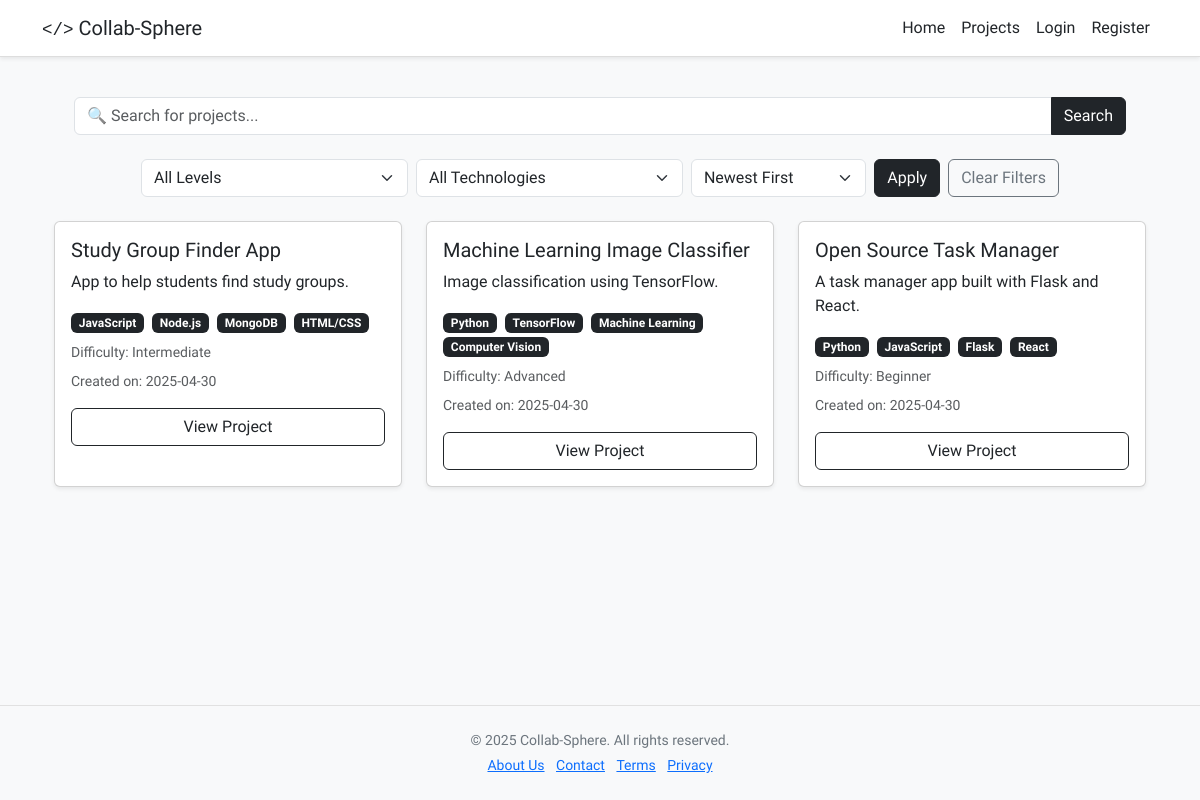
Page /project on the earlier database version.
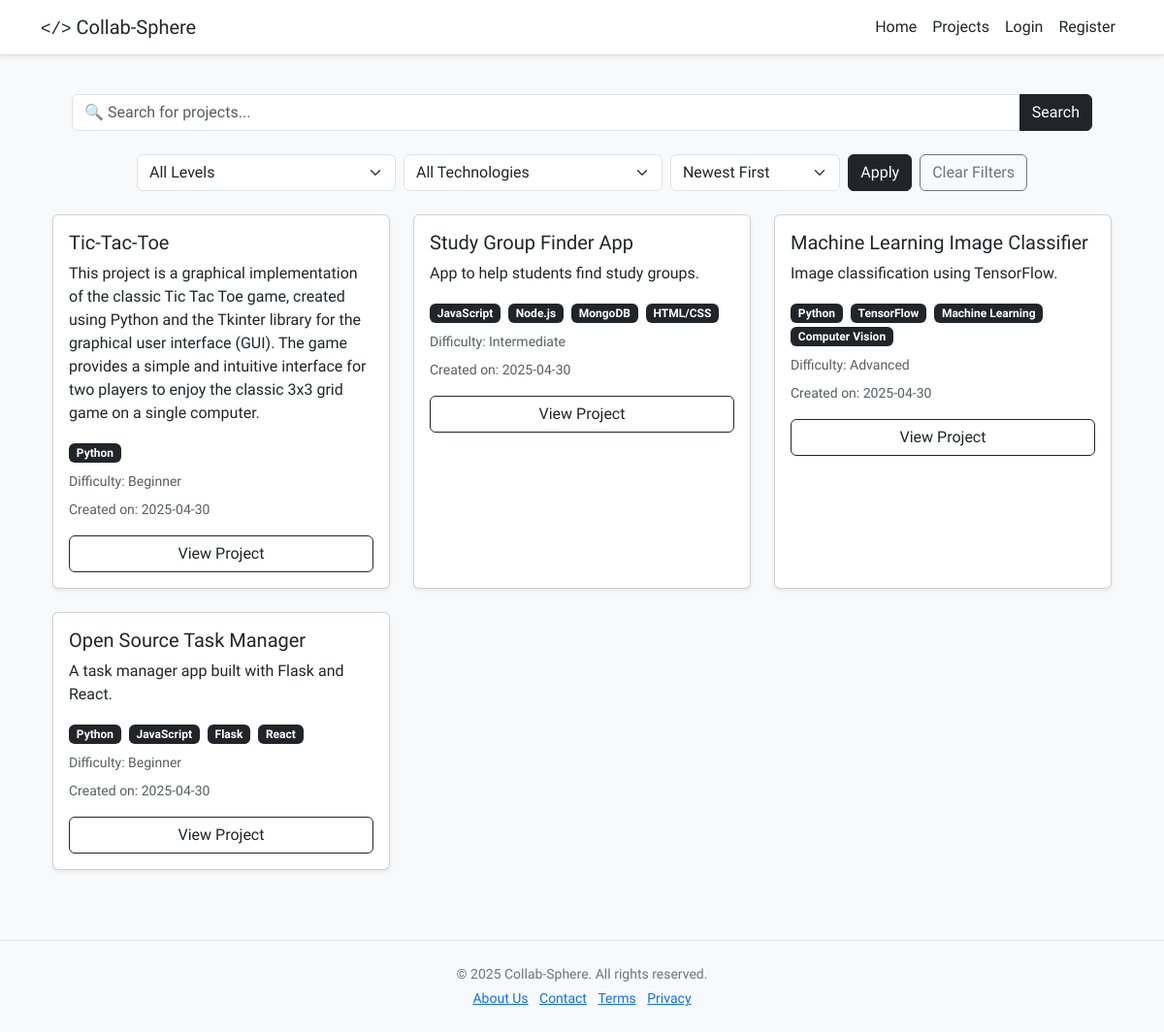
Same page on the later database version.
### models.py (models this page shows, shortened)
class Project(db.Model):
    id = db.Column(db.Integer, primary_key=True)
    title = db.Column(db.String(100), nullable=False)
    description = db.Column(db.Text, nullable=False)
    difficulty = db.Column(db.String(50), nullable=False)
    repo_url = db.Column(db.String(300), nullable=False)
    user_id = db.Column(db.Integer, db.ForeignKey('user.id'), nullable=False)
    created_at = db.Column(db.DateTime, default=datetime.utcnow)
    skills = db.relationship('Skill', secondary=project_skills, lazy='subquery',
                            backref=db.backref('projects', lazy=True))
    interests = db.relationship('Interest', backref='project', lazy='dynamic',
                                cascade='all, delete-orphan')
    comments = db.relationship('Comment', backref='project', lazy='dynamic',
                                cascade='all, delete-orphan')

class Skill(db.Model):
    id = db.Column(db.Integer, primary_key=True)
    name = db.Column(db.String(64), unique=True)

### controllers/project.py (the view)
@project_bp.route('/project')
def project():
    projects = Project.query.all()
    search_query = request.args.get("search", "").strip().lower()
    difficulty = request.args.get("skill_level", "All")
    technology = request.args.get("technology", "All")
    sort_by = request.args.get("sort", "desc")
    projects_query = Project.query
    if search_query:
        projects_query = projects_query.filter(
            Project.title.ilike(f"%{search_query}%") |
            Project.description.ilike(f"%{search_query}%")
        )
    if difficulty != "All":
        projects_query = projects_query.filter(Project.difficulty == difficulty)
    if technology != "All":
        projects_query = projects_query.join(Project.skills).filter(Skill.name == technology)
    if sort_by == "asc":
        projects_query = projects_query.order_by(Project.created_at.asc())
    else:
        projects_query = projects_query.order_by(Project.created_at.desc())
    all_skills = Skill.query.order_by(Skill.name).all()
    projects = projects_query.all()
    return render_template('projects.html', projects=projects,
                            skills=all_skills,
                            search_query=search_query,
                            difficulty=difficulty,
                            technology=technology,
                            sort_by=sort_by)

### templates/projects.html (shortened to what this page needs)
{% extends "base.html" %}
{% block content %}
<div class="container py-4">
    <form method="get" class="mb-4">
        <div class="row g-2 align-items-center justify-content-center">
            <div class="row mb-3">
                <div class="col-12">
                    <div class="input-group">
                        <input type="text" name="search" class="form-control rounded-start" placeholder="🔍 Search for projects..." value="{{ search_query }}">
                        <button type="submit" class="btn btn-dark rounded-end">Search</button>
                    </div>
                </div>
            </div>
            <div class="col-md-3">
                <select name="skill_level" class="form-select">
                    <option value="All" {% if difficulty == 'All' %}selected{% endif %}>All Levels</option>
                </select>
            </div>
            <div class="col-md-3">
                <select name="technology" class="form-select">
                    <option value="All" {% if technology == 'All' %}selected{% endif %}>All Technologies</option>
                </select>
            </div>
            <div class="col-md-2">
                <select name="sort" class="form-select">
                    <option value="desc" {% if sort_by == 'desc' %}selected{% endif %}>Newest First</option>
                </select>
            </div>
            <div class="col-auto">
                <button type="submit" class="btn btn-dark">Apply</button>
            </div>
            <div class="col-auto">
                <a href="{{ url_for('project.project') }}" class="btn btn-outline-secondary">Clear Filters</a>
            </div>
        </div>
    </form>
    <div class="row">
        {% if projects %}
            {% for project in projects %}
            <div class="col-md-4 mb-4">
                <div class="card shadow-sm h-100">
                    <div class="card-body">
                        <h5 class="card-title">{{ project.title }}</h5>
                        <p class="card-text">{{ project.description }}</p>
                        <div class="mb-2">
                            {% for skill in project.skills %}
                            <span class="badge bg-dark text-white">{{ skill.name }}</span>
                            {% endfor %}
                        </div>
                        <div class="text-muted small mb-2">Difficulty: {{ project.difficulty }}</div>
                        <div class="text-muted small">Created on: {{ project.created_at.strftime('%Y-%m-%d') }}</div>
                        <a class="btn btn-outline-dark w-100 mt-3" href="{{ url_for('project.project_detail', project_id=project.id) }}">
                            View Project
                        </a>
                    </div>
                </div>
            </div>
            {% endfor %}
        {% else %}
            <div class="col-12">
                <p>No projects found matching your criteria.</p>
            </div>
        {% endif %}
    </div>
</div>
{% endblock %}

### templates/base.html (shortened to what this page needs)
<!DOCTYPE html>
<html lang="en">
<head>
    <link href="https://cdn.jsdelivr.net/npm/@ttskch/select2-bootstrap4-theme@1.5.2/dist/select2-bootstrap4.min.css" rel="stylesheet" />
    <link href="https://cdn.jsdelivr.net/npm/select2@4.1.0-rc.0/dist/css/select2.min.css" rel="stylesheet" />
    <link href="https://cdn.jsdelivr.net/npm/bootstrap@5.3.0/dist/css/bootstrap.min.css" rel="stylesheet">
    <link rel="stylesheet" href="https://cdnjs.cloudflare.com/ajax/libs/bootstrap-icons/1.11.1/font/bootstrap-icons.min.css">
</head>
<body>
<nav class="navbar navbar-expand-lg navbar-light bg-white shadow-sm">
    <div class="container">
        <a class="navbar-brand" id="brand" href="/"> <code>&lt;/&gt;</code> Collab-Sphere</a>
        <div class="collapse navbar-collapse justify-content-end" id="navbarNav">
            <ul class="navbar-nav">
                {% if current_user.is_authenticated %}
                    <li class="nav-item"><a class="nav-link" href="/">Home</a></li>
                    <li class="nav-item"><a class="nav-link" href="{{ url_for('project.project') }}">Projects</a></li>
                    <li class="nav-item dropdown ms-3">
                        <a class="nav-link dropdown-toggle d-flex align-items-center" href="#" id="navbarProfileDropdown" role="button" data-bs-toggle="dropdown" aria-expanded="false">
                            <i class="bi bi-person-circle me-1"></i> {{ current_user.username }}
                        </a>
                        <ul class="dropdown-menu dropdown-menu-end shadow" aria-labelledby="navbarProfileDropdown">
                            <li>
                                <a class="dropdown-item" href="{{ url_for('user.profile', user_id=current_user.id) }}">
                                    <i class="bi bi-person me-2"></i>My Profile
                                </a>
                            </li>
                            <li>
                                <a class="dropdown-item" href="{{ url_for('user.myproject') }}">
                                    <i class="bi bi-folder2-open me-2"></i>My Projects
                                </a>
                            </li>
                            <li><hr class="dropdown-divider"></li>
                            <li>
                                <a class="dropdown-item text-danger" href="{{ url_for('auth.logout') }}">
                                    <i class="bi bi-box-arrow-right me-2"></i>Logout
                                </a>
                            </li>
                        </ul>
                    </li>
                {% else %}
                <li class="nav-item"><a class="nav-link" href="/">Home</a></li>
                <li class="nav-item"><a class="nav-link" href="{{ url_for('project.project') }}">Projects</a></li>
                    <li class="nav-item"><a class="nav-link" href="{{ url_for('auth.login') }}">Login</a></li>
                    <li class="nav-item"><a class="nav-link" href="{{ url_for('auth.register') }}">Register</a></li>
                {% endif %}
            </ul>
        </div>
    </div>
</nav>
<div class="container mt-4 mb-4">
    {% block content %}{% endblock %}
</div>
<footer class="text-center py-4 mt-auto">
    <div class="container">
        <p class="mb-1">&copy; 2025 Collab-Sphere. All rights reserved.</p>
        <ul class="list-inline mb-0">
            <li class="list-inline-item"><a href="#">About Us</a></li>
            <li class="list-inline-item"><a href="#">Contact</a></li>
            <li class="list-inline-item"><a href="#">Terms</a></li>
            <li class="list-inline-item"><a href="#">Privacy</a></li>
        </ul>
    </div>
</footer>
</body>
</html>

### templates/base.html (style rules this page uses)
body { background-color: #f8f9fa; color: #212529; font-family: 'Afacad', sans-serif; }
.navbar { background-color: #ffffff; border-bottom: 1px solid #ddd; }
.navbar a { color: #212529; }
.badge { background-color: #e9ecef; color: #212529; margin-right: 4px; font-size: 0.75rem; }
footer { border-top: 1px solid #e1e1e1; padding: 10px 0; color: #6c757d; font-size: 14px; }
html, body { height: 100%; display: flex; flex-direction: column; }
body { flex: 1; }
footer { flex-shrink: 0; }
.form-control, .form-select { border-radius: 6px; }

Differences in the rows shown:
added Project: title "Tic-Tac-Toe", description "This project is a graphical implementation of the classic Tic Tac Toe game, created using Python and the Tkinter library for the graphical user interface (GUI). The game provides a simple and intuitive interface for two players to enjoy the classic 3x3 grid game on a single computer.", difficulty "Beginner", created_at "2025-04-30", Skill (name "Python")
